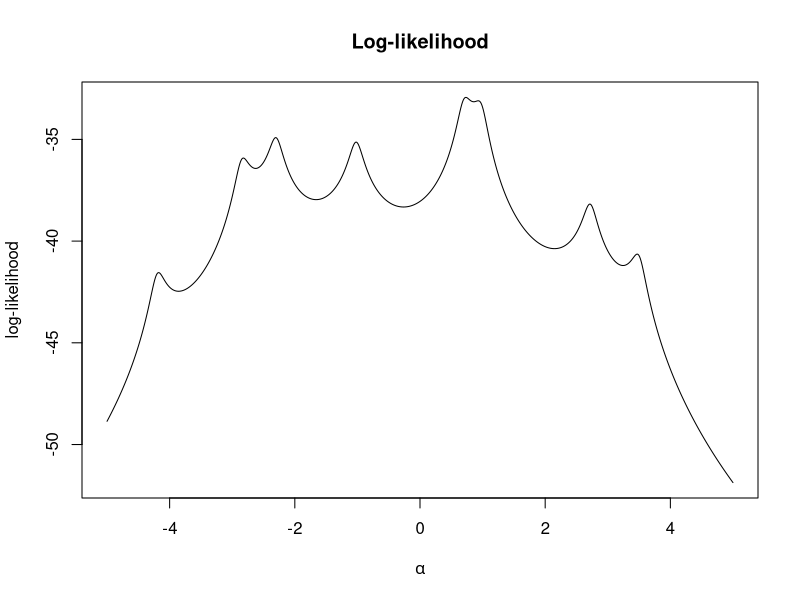
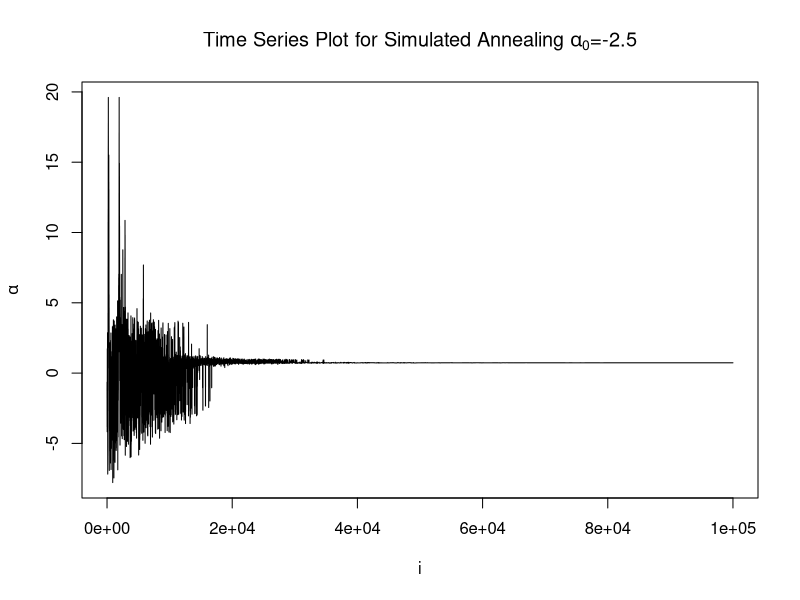
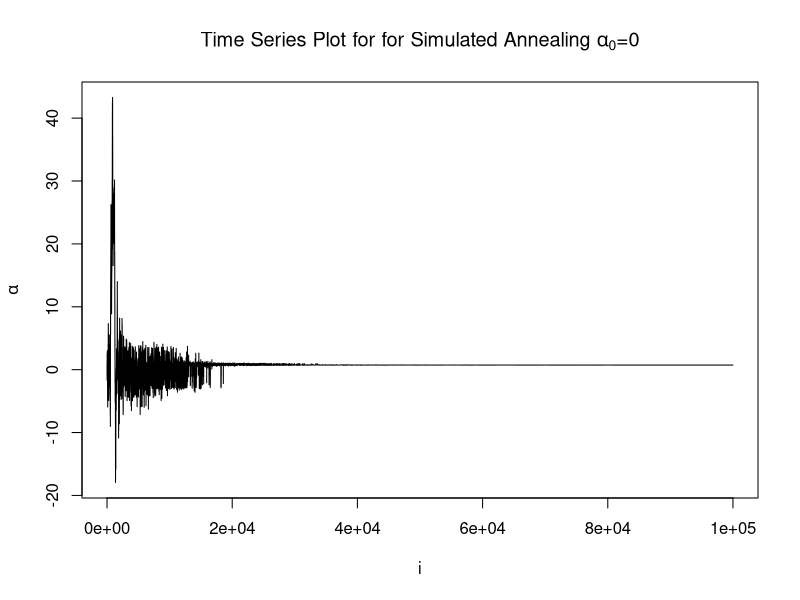
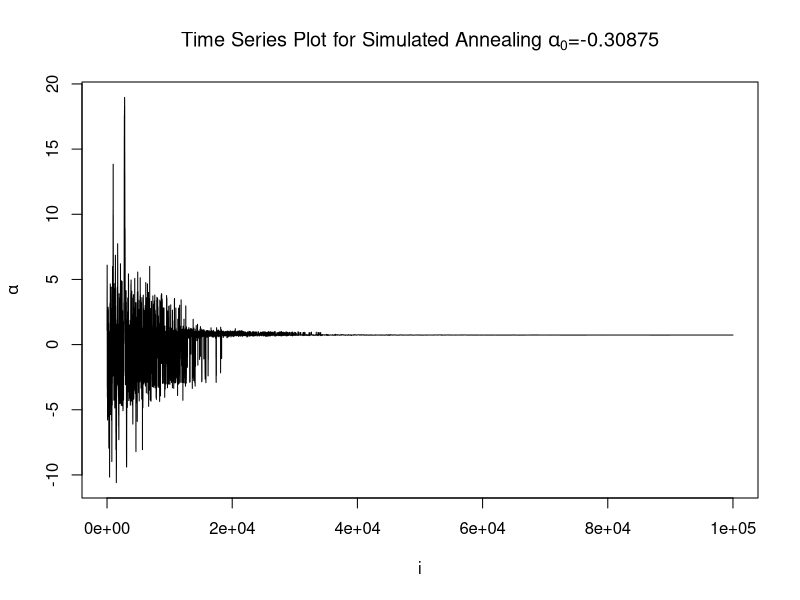

Generate these figures, in order, with R:
## ---- chunk 1
knitr::opts_chunk$set(echo = TRUE)
## ---- chunk 2
beta <- 0.1

x <- c(-4.2, -2.85, -2.3, -1.02, 0.7, 0.98, 2.72, 3.5)

n <- length(x)

log_likelihood <- function(alpha) n * (log(beta) - log(pi)) - 
  sum(sapply(x, function(x) log(beta^2 + (x - alpha)^2)))

xrange <- seq(-5, 5, by=.01)
plot(xrange, sapply(xrange, log_likelihood), type='l', xlab=expression(alpha),
     ylab='log-likelihood', main='Log-likelihood')
## ---- chunk 3
set.seed(0)

# Some initial values
alpha1 <- -2.5
alpha2 <- 0
alpha3 <- -0.30875

# Implementation for simulated annealing using a normal distribution as the proposal
# with standard deviation 1 and a geometric temperature ladder consisting of 10 ^ 6
# temperatures.
simulated_annealing <- function(alpha) {
  n = 10 ^ 5
  T_f <- 10 ^ -6
  T_0 <- 10
  T <- function(i) T_0 * (T_f / T_0) ^ (i / n)

  obs <- c()
  for (i in 0:n) {
    alpha_new <- rnorm(1, mean=alpha)
    r <- exp((log_likelihood(alpha_new) - log_likelihood(alpha)) / T(i))

    if (r >= 1 || runif(1) <= r) {
      alpha <- alpha_new
      }
    obs <- c(obs, alpha)
  }
  return(obs)
}
output1 <- simulated_annealing(alpha1)
output2 <- simulated_annealing(alpha2)
output3 <- simulated_annealing(alpha3)

sol1 <- output1[length(output1)]
sol2 <- output2[length(output2)]
sol3 <- output3[length(output3)]
## ---- chunk 4
knitr::kable(
rbind(c('-2.5', round(sol1,5)),
      c('0', round(sol2,5)),
      c('-0.30875', round(sol3,5))),
col.names=c('Initial Value', 'MLE'),
caption="Simulated Annealing",
digits=5
  )

plot(x=1:length(output1), y=output1, type='l', ylab=expression(alpha), xlab='i',
     main=expression(paste('Time Series Plot for Simulated Annealing ', alpha[0],
                           '=-2.5')))
plot(x=1:length(output2), y=output2, type='l', ylab=expression(alpha), xlab='i',
     main=expression(paste('Time Series Plot for for Simulated Annealing ', alpha[0],
                           '=0')))
plot(x=1:length(output3), y=output3, type='l', ylab=expression(alpha), xlab='i',
     main=expression(paste('Time Series Plot for Simulated Annealing ', alpha[0],
                           '=-0.30875')))
